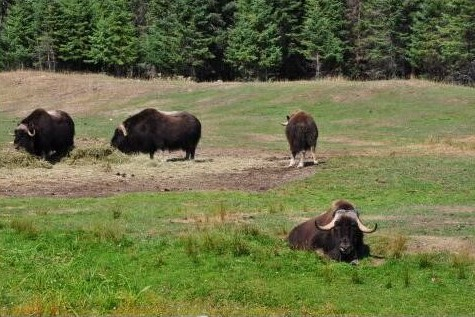
#> input picture image processing/images/1.jpg, 475 x 317 px
$ python test3.py
#> lines starting #> are read from the running program, lines starting #| are printed output that depends on the picture; after the words box and inside, x2 and y2 are one past the last pixel; in counts of white or black regions, pixels touching at a corner belong together
import cv2
import numpy as np
import matplotlib.pyplot as plt

# 对原始图像进行灰度化、二值化处理
img_gray = cv2.imread("images/1.jpg", 0)
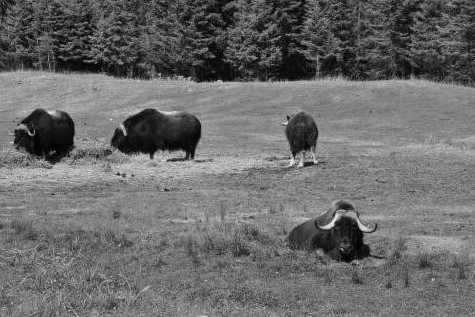
#> img_gray: shape (317, 475); min 0, max 248, mean 106.9
_, binary_img = cv2.threshold(img_gray, 127, 255, cv2.THRESH_BINARY_INV)
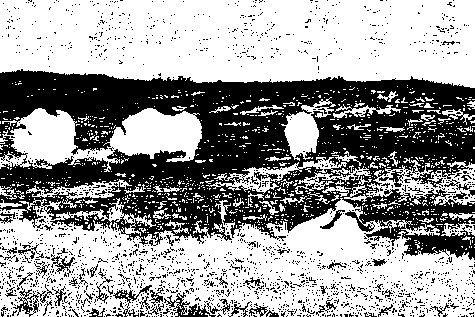
#> binary_img: shape (317, 475); 61.4% white; 1934 black regions (1879 under 20 px), largest, box (x1, y1, x2, y2) and area: (0, 69, 475, 260) 49431, (164, 292, 216, 317) 400, (13, 284, 54, 317) 319

# 1. 腐蚀
kernel = np.ones((3, 3), np.uint8)
erosion = cv2.erode(binary_img, kernel)
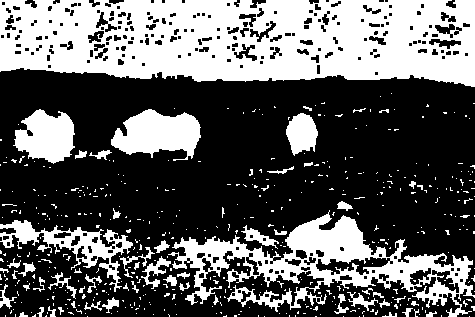
#> erosion: shape (317, 475); 37.3% white; 481 white regions (427 under 20 px), largest, box (x1, y1, x2, y2) and area: (0, 0, 475, 87) 32302, (168, 210, 475, 317) 10338, (111, 109, 201, 161) 2995

# 2. 膨胀
dilation = cv2.dilate(binary_img, kernel)
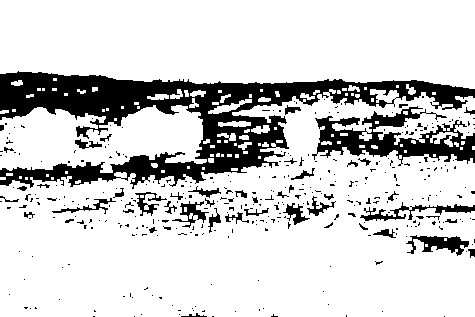
#> dilation: shape (317, 475); 81.8% white; 359 black regions (312 under 20 px), largest, box (x1, y1, x2, y2) and area: (0, 71, 475, 189) 18069, (312, 106, 475, 166) 3936, (360, 202, 475, 221) 630

# 3. 形态学开运算
opening = cv2.morphologyEx(binary_img, cv2.MORPH_OPEN, kernel)
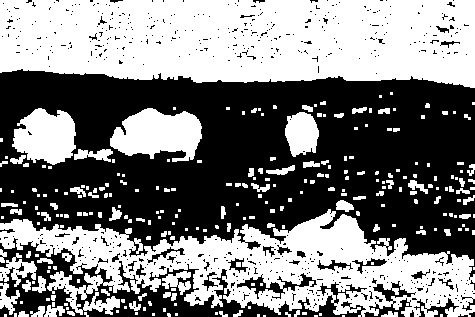
#> opening: shape (317, 475); 50% white; 263 white regions (170 under 20 px), largest, box (x1, y1, x2, y2) and area: (0, 0, 475, 88) 36409, (0, 209, 475, 317) 24279, (110, 108, 202, 162) 3381

# 4. 形态学闭运算
closing = cv2.morphologyEx(binary_img, cv2.MORPH_CLOSE, kernel)
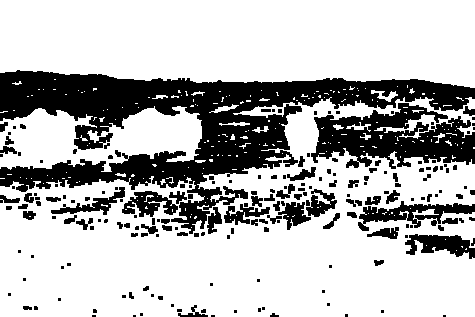
#> closing: shape (317, 475); 72.5% white; 194 black regions (109 under 20 px), largest, box (x1, y1, x2, y2) and area: (0, 70, 475, 234) 25054, (311, 103, 475, 169) 6219, (358, 201, 475, 231) 1405

# 使用 matplotlib 展示图像
fig, axes = plt.subplots(2, 3, figsize=(15, 10))  # 2行3列

# 显示二值化图像
axes[0, 0].imshow(binary_img, cmap='gray')
axes[0, 0].set_title('Binary Image')
axes[0, 0].axis('off')

# 显示腐蚀图像
axes[0, 1].imshow(erosion, cmap='gray')
axes[0, 1].set_title('Eroded Image')
axes[0, 1].axis('off')

# 显示膨胀图像
axes[0, 2].imshow(dilation, cmap='gray')
axes[0, 2].set_title('Dilated Image')
axes[0, 2].axis('off')

# 显示开运算图像
axes[1, 0].imshow(opening, cmap='gray')
axes[1, 0].set_title('Opening Image')
axes[1, 0].axis('off')

# 显示闭运算图像
axes[1, 1].imshow(closing, cmap='gray')
axes[1, 1].set_title('Closing Image')
axes[1, 1].axis('off')

# 隐藏多余的子图
axes[1, 2].axis('off')

plt.tight_layout()
plt.show()

$ run again, with image processing/images/2.jpg copied over image processing/images/1.jpg
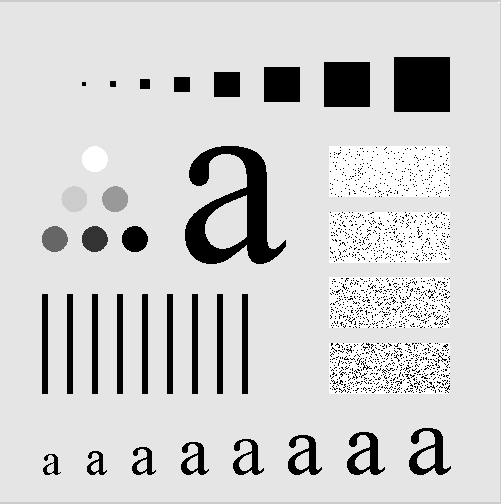
#> input picture image processing/images/2.jpg, 501 x 504 px
#> `_, binary_img = cv2.threshold(img_gray, 127, 255, cv2.THRESH_BINARY_INV)`:
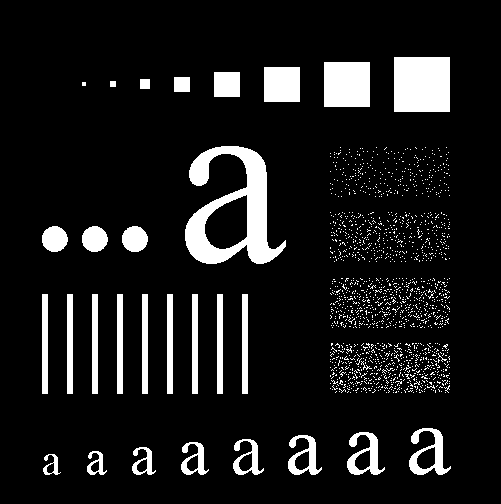
#> binary_img: shape (504, 501); 10.4% white; 1561 white regions (1532 under 20 px), largest, box (x1, y1, x2, y2) and area: (185, 146, 286, 264) 5099, (394, 57, 450, 112) 3080, (324, 62, 370, 107) 2070
#> erosion: shape (504, 501); 6.9% white; 56 white regions (18 under 20 px), largest, box (x1, y1, x2, y2) and area: (186, 147, 285, 263) 4234, (395, 58, 449, 111) 2862, (325, 63, 369, 106) 1892
#> dilation: shape (504, 501); 17.9% white; 130 white regions (66 under 20 px), largest, box (x1, y1, x2, y2) and area: (184, 145, 287, 265) 5963, (329, 342, 451, 394) 5320, (329, 277, 451, 329) 4741
#> opening: shape (504, 501); 9.1% white; 41 white regions (3 under 20 px), largest, box (x1, y1, x2, y2) and area: (185, 146, 286, 264) 5096, (394, 57, 450, 112) 3080, (324, 62, 370, 107) 2070
#> `closing = cv2.morphologyEx(binary_img, cv2.MORPH_CLOSE, kernel)`:
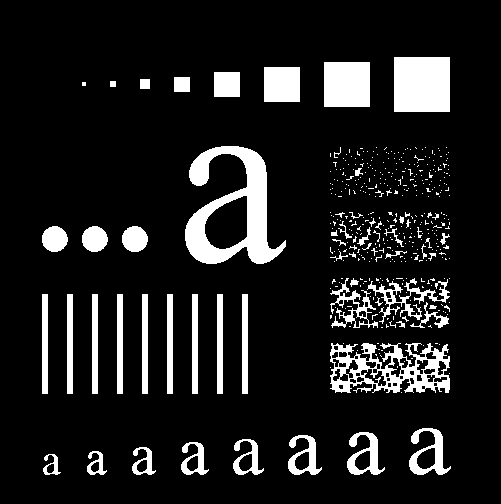
#> closing: shape (504, 501); 11.9% white; 432 white regions (376 under 20 px), largest, box (x1, y1, x2, y2) and area: (185, 146, 286, 264) 5103, (330, 343, 450, 393) 3106, (394, 57, 450, 112) 3080

$ run again, with image processing/images/3.jpg copied over image processing/images/1.jpg
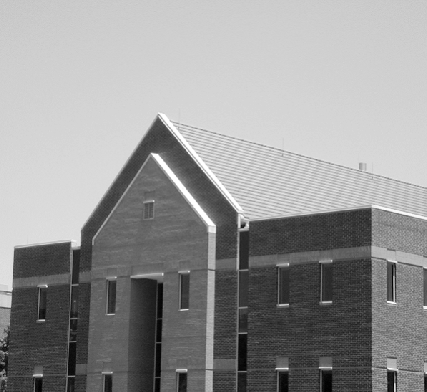
#> input picture image processing/images/3.jpg, 427 x 392 px
#> `_, binary_img = cv2.threshold(img_gray, 127, 255, cv2.THRESH_BINARY_INV)`:
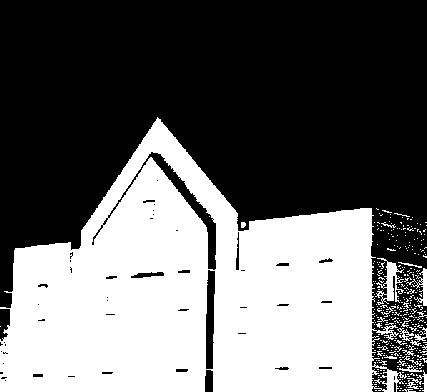
#> binary_img: shape (392, 427); 41.4% white; 336 white regions (313 under 20 px), largest, box (x1, y1, x2, y2) and area: (0, 117, 407, 392) 66959, (375, 258, 404, 305) 502, (406, 268, 427, 306) 239
#> erosion: shape (392, 427); 38.2% white; 12 white regions (7 under 20 px), largest, box (x1, y1, x2, y2) and area: (0, 120, 372, 392) 63449, (387, 263, 396, 300) 193, (385, 371, 397, 392) 116, (424, 270, 427, 305) 105, (425, 375, 427, 392) 34
#> dilation: shape (392, 427); 45.6% white; 16 white regions (10 under 20 px), largest, box (x1, y1, x2, y2) and area: (0, 116, 427, 392) 75826, (378, 209, 414, 221) 179, (413, 246, 427, 259) 87, (404, 241, 414, 252) 64, (386, 247, 397, 252) 43, (393, 244, 402, 250) 31
#> opening: shape (392, 427); 40% white; 11 white regions (5 under 20 px), largest, box (x1, y1, x2, y2) and area: (0, 119, 373, 392) 66270, (386, 262, 397, 301) 293, (384, 370, 398, 392) 176, (423, 269, 427, 306) 148, (424, 374, 427, 392) 54, (241, 222, 246, 228) 26
#> `closing = cv2.morphologyEx(binary_img, cv2.MORPH_CLOSE, kernel)`:
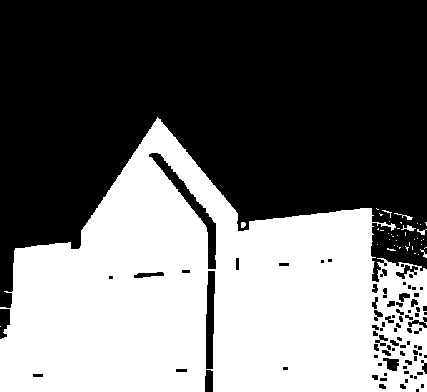
#> closing: shape (392, 427); 43.3% white; 41 white regions (35 under 20 px), largest, box (x1, y1, x2, y2) and area: (0, 117, 427, 392) 72223, (401, 225, 416, 231) 43, (394, 213, 413, 220) 36, (417, 229, 427, 235) 29, (241, 222, 246, 228) 26, (420, 249, 427, 258) 22

$ run again, with image processing/images/1基于复杂场景图像的违法车辆照片1.jpg copied over image processing/images/1.jpg
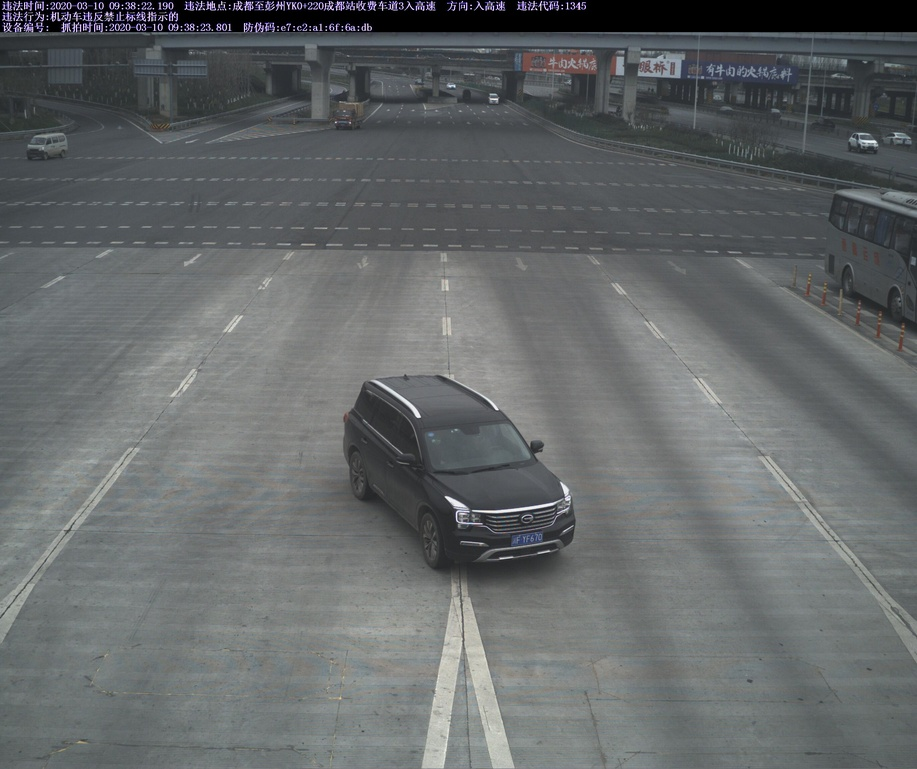
#> input picture image processing/images/1基于复杂场景图像的违法车辆照片1.jpg, 917 x 769 px, shrunk from 2736 x 2296 before the run
#> `_, binary_img = cv2.threshold(img_gray, 127, 255, cv2.THRESH_BINARY_INV)`:
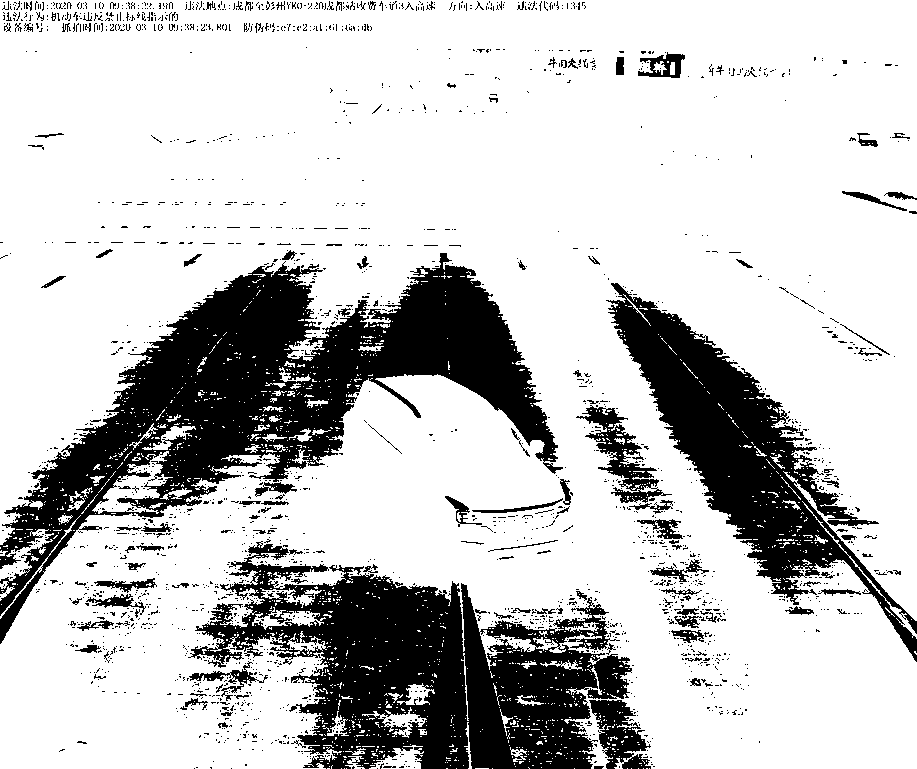
#> binary_img: shape (769, 917); 77.4% white; 2188 black regions (2049 under 20 px), largest, box (x1, y1, x2, y2) and area: (0, 253, 563, 644) 61288, (188, 541, 632, 769) 47829, (606, 283, 917, 662) 28498
#> erosion: shape (769, 917); 69% white; 490 black regions (256 under 20 px), largest, box (x1, y1, x2, y2) and area: (0, 249, 574, 645) 77664, (174, 536, 656, 769) 68754, (605, 282, 917, 663) 35257
#> dilation: shape (769, 917); 85% white; 445 black regions (343 under 20 px), largest, box (x1, y1, x2, y2) and area: (12, 266, 557, 537) 43767, (615, 299, 889, 608) 21079, (204, 577, 468, 769) 18793
#> opening: shape (769, 917); 74.1% white; 786 black regions (664 under 20 px), largest, box (x1, y1, x2, y2) and area: (0, 250, 566, 644) 68375, (179, 537, 655, 769) 61243, (606, 283, 917, 662) 31971
#> `closing = cv2.morphologyEx(binary_img, cv2.MORPH_CLOSE, kernel)`:
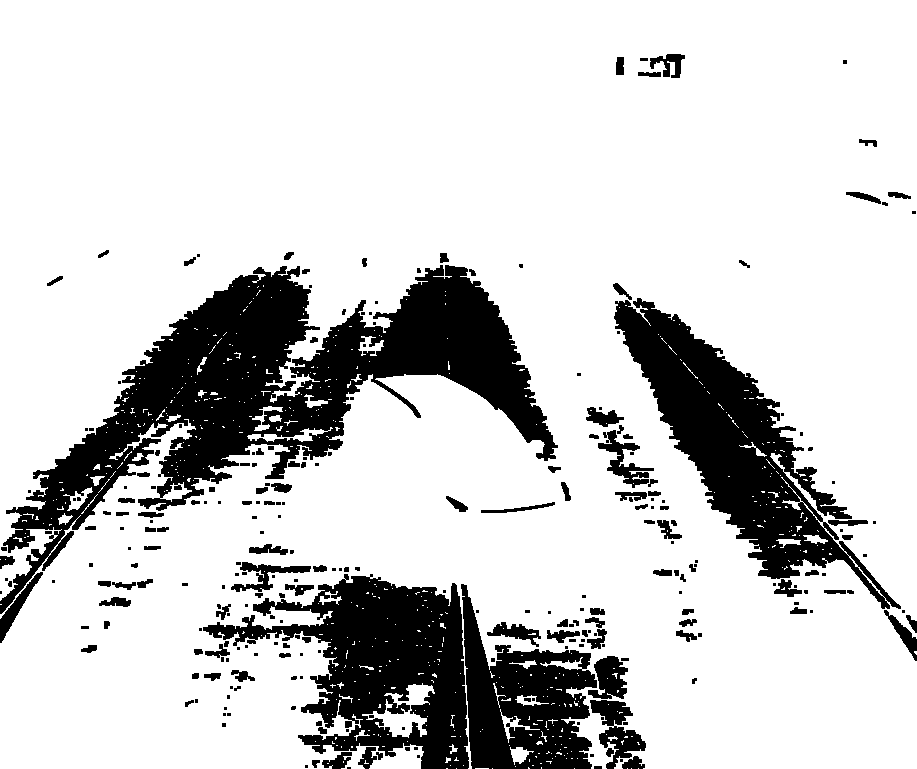
#> closing: shape (769, 917); 80.7% white; 267 black regions (135 under 20 px), largest, box (x1, y1, x2, y2) and area: (0, 265, 558, 614) 55631, (614, 298, 901, 609) 25692, (203, 574, 469, 769) 23926
